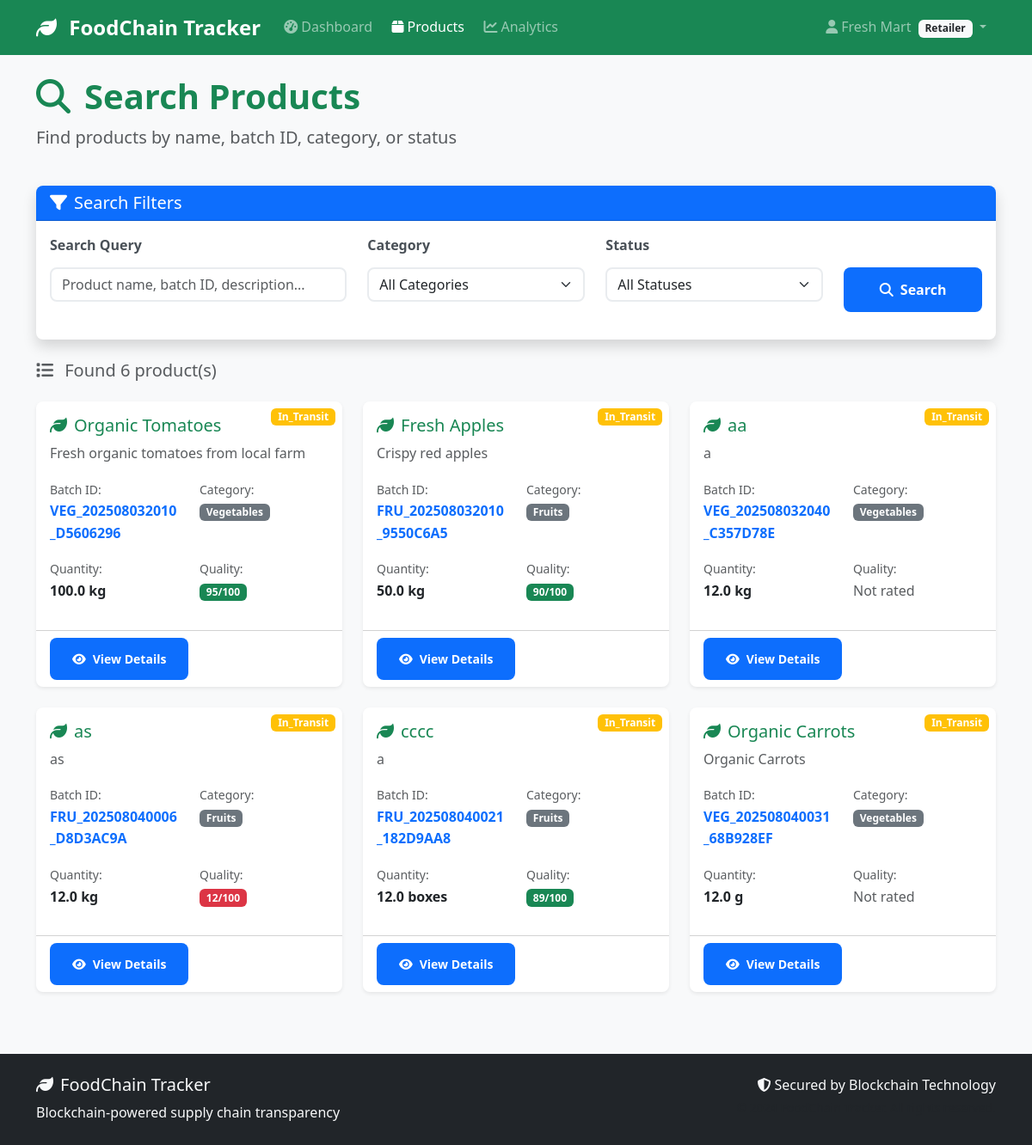
/products/search (signed in), run on the app's committed database.
### models/user.py (models this page shows, shortened)
class User(UserMixin, db.Model):
    __tablename__ = 'users'
    id = db.Column(db.Integer, primary_key=True)
    username = db.Column(db.String(80), unique=True, nullable=False)
    email = db.Column(db.String(120), unique=True, nullable=False)
    password_hash = db.Column(db.String(200), nullable=False)
    full_name = db.Column(db.String(100), nullable=False)
    phone = db.Column(db.String(20))
    address = db.Column(db.Text)
    role = db.Column(db.String(20), nullable=False)  # 'farmer', 'distributor', 'retailer', 'inspector'
    company_name = db.Column(db.String(100))
    license_number = db.Column(db.String(50))  # Business license or certification
    is_active = db.Column(db.Boolean, default=True)
    is_verified = db.Column(db.Boolean, default=False)  # For business verification
    created_at = db.Column(db.DateTime, default=datetime.utcnow)
    last_login = db.Column(db.DateTime)
    products_created = db.relationship('Product', foreign_keys='Product.created_by',
                                     backref='creator', lazy='dynamic')
    sent_transactions = db.relationship('Transaction', foreign_keys='Transaction.from_user_id',
                                      backref='sender', lazy='dynamic')
    received_transactions = db.relationship('Transaction', foreign_keys='Transaction.to_user_id',
                                          backref='receiver', lazy='dynamic')
    def get_role_display(self):
        role_names = {
            'farmer': 'Farmer/Producer',
            'distributor': 'Distributor',
            'retailer': 'Retailer',
            'inspector': 'Inspector'
        }
        return role_names.get(self.role, self.role.title())
    def can_create_products(self):
        return self.role == 'farmer'
    def can_transfer_products(self):
        return self.role in ['farmer', 'distributor']

### models/product.py (models this page shows, shortened)
class Product(db.Model):
    __tablename__ = 'products'
    id = db.Column(db.Integer, primary_key=True)
    batch_id = db.Column(db.String(50), unique=True, nullable=False)
    name = db.Column(db.String(100), nullable=False)
    category = db.Column(db.String(50), nullable=False)  # 'vegetables', 'fruits', 'grains', etc.
    description = db.Column(db.Text)
    quantity = db.Column(db.Float, nullable=False)  # Amount of product
    unit = db.Column(db.String(20), nullable=False)  # 'kg', 'tons', 'boxes', etc.
    quality_grade = db.Column(db.String(10))  # 'A', 'B', 'C', or custom grading
    quality_score = db.Column(db.Integer)  # 0-100 quality score
    origin_location = db.Column(db.String(200))  # Where product was produced
    harvest_date = db.Column(db.Date)
    expiry_date = db.Column(db.Date)
    current_location = db.Column(db.String(200))
    status = db.Column(db.String(50), default='created')  # 'created', 'in_transit', 'delivered', 'expired'
    temperature = db.Column(db.Float)  # Celsius
    humidity = db.Column(db.Float)     # Percentage
    pressure = db.Column(db.Float)     # For certain products
    created_by = db.Column(db.Integer, db.ForeignKey('users.id'), nullable=False)
    current_owner_id = db.Column(db.Integer, db.ForeignKey('users.id'), nullable=False)
    created_at = db.Column(db.DateTime, default=datetime.utcnow)
    updated_at = db.Column(db.DateTime, default=datetime.utcnow, onupdate=datetime.utcnow)
    current_owner = db.relationship('User', foreign_keys=[current_owner_id], backref='owned_products')
    transactions = db.relationship('Transaction', backref='product', lazy='dynamic', cascade='all, delete-orphan')

### routes/products.py (the view)
@products_bp.route('/search')
@login_required
def search_products():
    query = request.args.get('q', '')
    category = request.args.get('category', '')
    status = request.args.get('status', '')
    products_query = Product.query
    if query:
        products_query = products_query.filter(
            (Product.name.contains(query)) |
            (Product.batch_id.contains(query)) |
            (Product.description.contains(query))
        )
    if category:
        products_query = products_query.filter_by(category=category)
    if status:
        products_query = products_query.filter_by(status=status)
    if current_user.role == 'farmer':
        products_query = products_query.filter_by(created_by=current_user.id)
    elif current_user.role in ['distributor', 'retailer']:
        products_query = products_query.filter_by(current_owner_id=current_user.id)
    products = products_query.all()
    categories = db.session.query(Product.category.distinct()).all()
    statuses = db.session.query(Product.status.distinct()).all()
    return render_template('products/search.html',
                         products=products,
                         categories=[c[0] for c in categories],
                         statuses=[s[0] for s in statuses],
                         current_query=query,
                         current_category=category,
                         current_status=status)

### templates/products/search.html (shortened to what this page needs)
{% extends "base.html" %}
{% block content %}
<div class="row mb-4">
    <div class="col-md-8">
        <h1 class="display-6 fw-bold text-success">
            <i class="fas fa-search me-3"></i>Search Products
        </h1>
        <p class="lead text-muted">Find products by name, batch ID, category, or status</p>
    </div>
    <div class="col-md-4 text-end">
    </div>
</div>
<div class="row mb-4">
    <div class="col-12">
        <div class="card shadow">
            <div class="card-header bg-primary text-white">
                <h5 class="mb-0">
                    <i class="fas fa-filter me-2"></i>Search Filters
                </h5>
            </div>
            <div class="card-body">
                <form method="GET">
                    <div class="row">
                        <div class="col-md-4 mb-3">
                            <label for="q" class="form-label">Search Query</label>
                            <input type="text" class="form-control" id="q" name="q"
                                   value="{{ current_query }}"
                                   placeholder="Product name, batch ID, description...">
                        </div>
                        <div class="col-md-3 mb-3">
                            <label for="category" class="form-label">Category</label>
                            <select class="form-select" id="category" name="category">
                                <option value="">All Categories</option>
                            </select>
                        </div>
                        <div class="col-md-3 mb-3">
                            <label for="status" class="form-label">Status</label>
                            <select class="form-select" id="status" name="status">
                                <option value="">All Statuses</option>
                            </select>
                        </div>
                        <div class="col-md-2 mb-3">
                            <label class="form-label">&nbsp;</label>
                            <div class="d-grid">
                                <button type="submit" class="btn btn-primary">
                                    <i class="fas fa-search me-2"></i>Search
                                </button>
                            </div>
                        </div>
                    </div>
                </form>
            </div>
        </div>
    </div>
</div>
{% if products %}
    <div class="row mb-3">
        <div class="col-12">
            <h5 class="text-muted">
                <i class="fas fa-list me-2"></i>
                Found {{ products|length }} product(s)
            </h5>
        </div>
    </div>
    <div class="row">
        {% for product in products %}
            <div class="col-lg-4 col-md-6 mb-4">
                <div class="card h-100 shadow-sm">
                    <div class="position-relative">
                        <span class="position-absolute top-0 end-0 m-2 badge bg-{{ 'success' if product.status == 'created' else 'warning' if product.status == 'in_transit' else 'info' if product.status == 'delivered' else 'danger' }}">
                            {{ product.status.title() }}
                        </span>
                    </div>
                    <div class="card-body">
                        <h5 class="card-title text-success">
                            <i class="fas fa-leaf me-2"></i>{{ product.name }}
                        </h5>
                        <p class="card-text text-muted">{{ product.description[:100] if product.description else 'No description' }}{% if product.description and product.description|length > 100 %}...{% endif %}</p>
                        <div class="row mb-3">
                            <div class="col-6">
                                <small class="text-muted">Batch ID:</small><br>
                                <strong class="text-primary">{{ product.batch_id }}</strong>
                            </div>
                            <div class="col-6">
                                <small class="text-muted">Category:</small><br>
                                <span class="badge bg-secondary">{{ product.category.title() }}</span>
                            </div>
                        </div>
                        <div class="row mb-3">
                            <div class="col-6">
                                <small class="text-muted">Quantity:</small><br>
                                <strong>{{ product.quantity }} {{ product.unit }}</strong>
                            </div>
                            <div class="col-6">
                                <small class="text-muted">Quality:</small><br>
                                {% if product.quality_score %}
                                    <span class="badge bg-{{ 'success' if product.quality_score >= 80 else 'warning' if product.quality_score >= 60 else 'danger' }}">
                                        {{ product.quality_score }}/100
                                    </span>
                                {% else %}
                                    <span class="text-muted">Not rated</span>
                                {% endif %}
                            </div>
                        </div>
                    </div>
                    <div class="card-footer bg-transparent">
                        <a href="{{ url_for('products.view_product', id=product.id) }}" class="btn btn-primary btn-sm">
                            <i class="fas fa-eye me-2"></i>View Details
                        </a>
                    </div>
                </div>
            </div>
        {% endfor %}
    </div>
{% endif %}
{% endblock %}

### templates/base.html (shortened to what this page needs)
<!DOCTYPE html>
<html lang="en">
<head>
    <link href="https://cdn.jsdelivr.net/npm/bootstrap@5.3.0/dist/css/bootstrap.min.css" rel="stylesheet">
    <link href="https://cdnjs.cloudflare.com/ajax/libs/font-awesome/6.4.0/css/all.min.css" rel="stylesheet">
    <link href="{{ url_for('static', filename='css/style.css') }}" rel="stylesheet">
</head>
<body>
    <nav class="navbar navbar-expand-lg navbar-dark bg-success">
        <div class="container">
            <a class="navbar-brand" href="{{ url_for('index') }}">
                <i class="fas fa-leaf me-2"></i>
                FoodChain Tracker
            </a>
            <div class="collapse navbar-collapse" id="navbarNav">
                <ul class="navbar-nav me-auto">
                    {% if current_user.is_authenticated %}
                        <li class="nav-item">
                            <a class="nav-link" href="{{ url_for('dashboard.main') }}">
                                <i class="fas fa-tachometer-alt me-1"></i>Dashboard
                            </a>
                        </li>
                        <li class="nav-item">
                            <a class="nav-link" href="{{ url_for('products.list_products') }}">
                                <i class="fas fa-box me-1"></i>Products
                            </a>
                        </li>
                        <li class="nav-item">
                            <a class="nav-link" href="{{ url_for('analytics.dashboard') }}">
                                <i class="fas fa-chart-line me-1"></i>Analytics
                            </a>
                        </li>
                    {% endif %}
                </ul>
                <ul class="navbar-nav">
                    {% if current_user.is_authenticated %}
                        <li class="nav-item dropdown">
                            <a class="nav-link dropdown-toggle" href="#" id="navbarDropdown" role="button" data-bs-toggle="dropdown">
                                <i class="fas fa-user me-1"></i>{{ current_user.full_name }}
                                <span class="badge bg-light text-dark ms-1">{{ current_user.get_role_display() }}</span>
                            </a>
                        </li>
                    {% endif %}
                </ul>
            </div>
        </div>
    </nav>
    <main class="container my-4">
        {% block content %}{% endblock %}
    </main>
    <footer class="bg-dark text-light py-4 mt-5">
        <div class="container">
            <div class="row">
                <div class="col-md-6">
                    <h5><i class="fas fa-leaf me-2"></i>FoodChain Tracker</h5>
                    <p class="mb-0">Blockchain-powered supply chain transparency</p>
                </div>
                <div class="col-md-6 text-md-end">
                    <p class="mb-0">
                        <i class="fas fa-shield-alt me-1"></i>Secured by Blockchain Technology
                    </p>
                    <small class="text-muted">© 2024 FoodChain Tracker. All rights reserved.</small>
                </div>
            </div>
        </div>
    </footer>
</body>
</html>

### static/css/style.css (style rules this page uses)
:root { --primary-green: #28a745; --secondary-green: #20c997; --success-green: #198754; --warning-orange: #fd7e14; --danger-red: #dc3545; --info-blue: #0dcaf0; --dark-blue: #0d6efd; --light-gray: #f8f9fa; --border-radius: 0.5rem; --shadow: 0 0.125rem 0.25rem rgba(0, 0, 0, 0.075); --shadow-lg: 0 1rem 3rem rgba(0, 0, 0, 0.175); }
body { font-family: 'Segoe UI', Tahoma, Geneva, Verdana, sans-serif; background-color: #f8f9fa; line-height: 1.6; }
.navbar-brand { font-weight: 700; font-size: 1.5rem; }
.navbar-nav .nav-link { font-weight: 500; border-radius: var(--border-radius); margin: 0 0.2rem; transition: all 0.3s ease; }
.card { border: none; border-radius: var(--border-radius); box-shadow: var(--shadow); transition: all 0.3s ease; }
.card-header { border-radius: var(--border-radius) var(--border-radius) 0 0 !important; font-weight: 600; }
.form-control, .form-select { border-radius: var(--border-radius); border: 2px solid #e9ecef; transition: all 0.3s ease; }
.form-label { font-weight: 600; color: #495057; margin-bottom: 0.75rem; }
.btn { border-radius: var(--border-radius); font-weight: 600; padding: 0.75rem 1.5rem; transition: all 0.3s ease; border: 2px solid transparent; }

### data on the page
User: full_name "Fresh Mart", role "Retailer"
Product: status "In_Transit", name "Organic Tomatoes", description "Fresh organic tomatoes from local farm", batch_id "VEG_202508032010_D5606296", category "Vegetables", quantity "100.0", unit "kg", quality_score "95"
Product: status "In_Transit", name "Fresh Apples", description "Crispy red apples", batch_id "FRU_202508032010_9550C6A5", category "Fruits", quantity "50.0", unit "kg", quality_score "90"
Product: status "In_Transit", name "aa", description "a", batch_id "VEG_202508032040_C357D78E", category "Vegetables", quantity "12.0", unit "kg", quality_score "Not rated"
Product: status "In_Transit", name "as", description "as", batch_id "FRU_202508040006_D8D3AC9A", category "Fruits", quantity "12.0", unit "kg", quality_score "12"
Product: status "In_Transit", name "cccc", description "a", batch_id "FRU_202508040021_182D9AA8", category "Fruits", quantity "12.0", unit "boxes", quality_score "89"
Product: status "In_Transit", name "Organic Carrots", description "Organic Carrots", batch_id "VEG_202508040031_68B928EF", category "Vegetables", quantity "12.0", unit "g", shows "Not rated"

### other printed values
{{ products|length }} "6"
